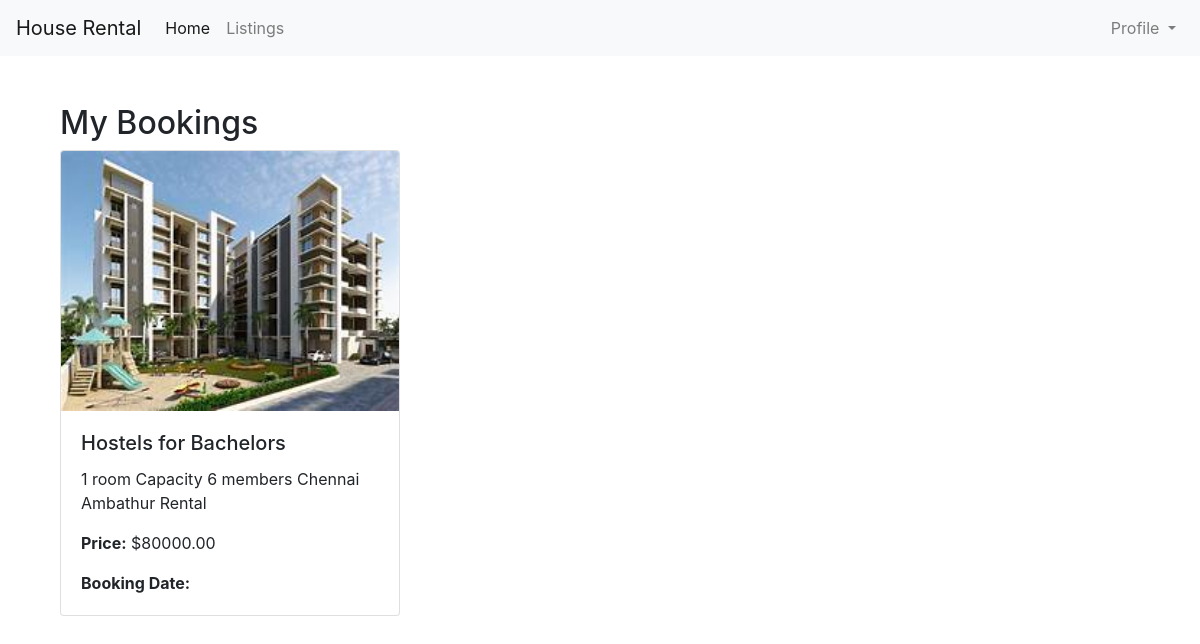
Screenshot of /my_bookings/ (signed in) with the database file from the repository.
### base/models.py (models this page shows, shortened)
class Booking(models.Model):
    user = models.ForeignKey(User, on_delete=models.CASCADE)
    property = models.ForeignKey(Property, on_delete=models.CASCADE)
    full_name = models.CharField(max_length=100, null= True, blank=True)
    email = models.EmailField(null=True, blank=True)
    phone = models.CharField(max_length=20,null=True, blank=True)

class Property(models.Model):
    title = models.CharField(max_length=100)
    description = models.TextField()
    price = models.DecimalField(max_digits=10, decimal_places=2)
    image = models.ImageField(upload_to='property_images/')

### base/views.py (the view)
# urls.py: path('my_bookings/', views.my_bookings, name='my_bookings'),
@login_required
def my_bookings(request):
    bookings = Booking.objects.filter(user=request.user)
    return render(request, 'my_bookings.html', {'bookings': bookings})

### base/templates/my_bookings.html
{% extends 'base.html' %}
{% block content %}
<div class="container mt-5">
    <h2>My Bookings</h2>
    <div class="row">
        {% if bookings %}
            {% for booking in bookings %}
            <div class="col-md-4 mb-4">
                <div class="card">
                    <img src="{{ booking.property.image.url }}" class="card-img-top" alt="Property Image">
                    <div class="card-body">
                        <h5 class="card-title">{{ booking.property.title }}</h5>
                        <p class="card-text">{{ booking.property.description }}</p>
                        <p class="card-text"><strong>Price:</strong> ${{ booking.property.price }}</p>
                        <p class="card-text"><strong>Booking Date:</strong> {{ booking.booking_date }}</p>
                    </div>
                </div>
            </div>
            {% endfor %}
        {% else %}
            <p>You have no bookings.</p>
        {% endif %}
    </div>
</div>
{% endblock %}

### rows the page displays
Booking: property.image (picture), property "Hostels for Bachelors", property.description "1 room Capacity 6 members Chennai Ambathur Rental", property.price "80000.00"
